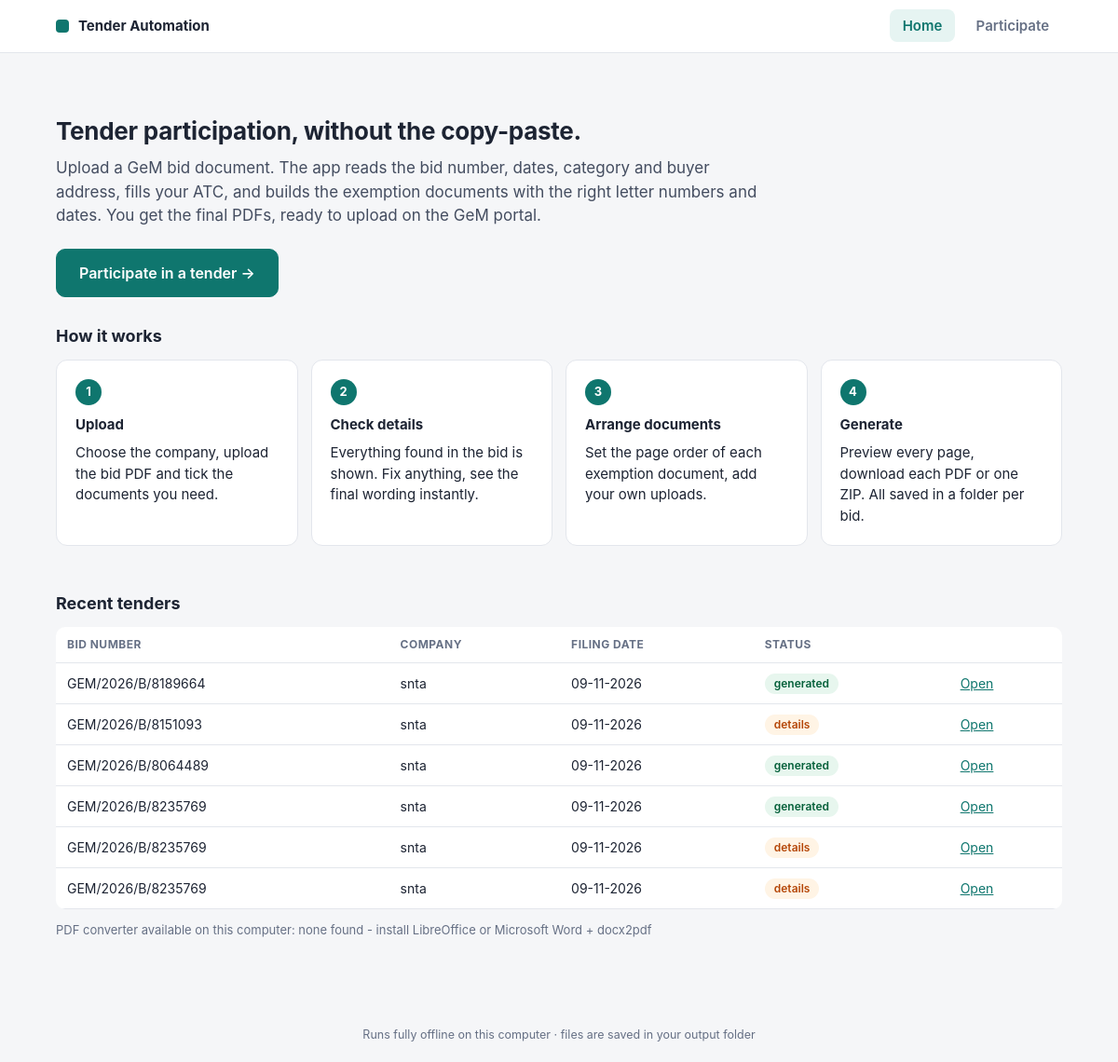
The page / on the database its author committed.
### tables this page shows
CREATE TABLE tenders (
        id INTEGER PRIMARY KEY AUTOINCREMENT,
        company TEXT, bid_number TEXT, filing_date TEXT,
        folder TEXT, status TEXT, created_at TEXT, updated_at TEXT);

### app/routes/home.py (the view)
@bp.route("/")
def index():
    return render_template("home.html", tenders=recent_tenders(), engines=available_engines())

### app/__init__.py (called while the page is built)
def create_app() -> Flask:
    app = Flask(__name__)
    app.config["SECRET_KEY"] = secrets.token_hex(16)        # only used for flash messages
    app.config["MAX_CONTENT_LENGTH"] = 200 * 1024 * 1024    # 200 MB per upload
    app.jinja_env.filters["dmy"] = lambda iso: fmt_dash(iso) if iso else "-"
    from .routes import bid, home, participate
    app.register_blueprint(home.bp)
    app.register_blueprint(participate.bp)
    app.register_blueprint(bid.bp)
    return app

### app/services/converter.py (called while the page is built, shortened)
def _find_soffice():
    for name in ("soffice", "libreoffice"):
        p = shutil.which(name)
        if p:
            return p
    for p in (r"C:\Program Files\LibreOffice\program\soffice.exe",
              r"C:\Program Files (x86)\LibreOffice\program\soffice.exe",
              "/Applications/LibreOffice.app/Contents/MacOS/soffice"):
        if os.path.exists(p):
            return p
    return None

def _word_com_available() -> bool:
    if sys.platform != "win32":
        return False

def _word_available() -> bool:
    if _word_com_available():
        return True
    try:
        import docx2pdf  # noqa: F401
        return sys.platform in ("win32", "darwin")
    except ImportError:
        return False

def available_engines() -> list:
    out = []
    if _word_available():
        out.append("word")
    if _find_soffice():
        out.append("libreoffice")
    return out

### app/services/normalizer.py (called while the page is built)
def fmt_dash(iso: str) -> str:
    return datetime.strptime(iso, "%Y-%m-%d").strftime("%d-%m-%Y") if iso else ""

### app/services/storage.py (called while the page is built)
def _db() -> sqlite3.Connection:
    DATA_DIR.mkdir(parents=True, exist_ok=True)
    con = sqlite3.connect(DB_FILE)
    con.row_factory = sqlite3.Row
    con.execute("""CREATE TABLE IF NOT EXISTS tenders (
        id INTEGER PRIMARY KEY AUTOINCREMENT,
        company TEXT, bid_number TEXT, filing_date TEXT,
        folder TEXT, status TEXT, created_at TEXT, updated_at TEXT)""")
    return con

def recent_tenders(limit: int = 15) -> list[dict]:
    with _db() as con:
        rows = con.execute("SELECT * FROM tenders ORDER BY id DESC LIMIT ?", (limit,)).fetchall()
    return [dict(r) for r in rows]

### app/templates/home.html
{% extends "base.html" %}
{% block content %}
<section class="hero">
  <h1>Tender participation, without the copy-paste.</h1>
  <p>Upload a GeM bid document. The app reads the bid number, dates, category and buyer address,
     fills your ATC, and builds the exemption documents with the right letter numbers and dates.
     You get the final PDFs, ready to upload on the GeM portal.</p>
  <a class="btn big" href="{{ url_for('participate.participate') }}">Participate in a tender →</a>
</section>
<section class="how">
  <h2>How it works</h2>
  <div class="grid4">
    <div class="card"><span class="num">1</span><h3>Upload</h3><p>Choose the company, upload the bid PDF and tick the documents you need.</p></div>
    <div class="card"><span class="num">2</span><h3>Check details</h3><p>Everything found in the bid is shown. Fix anything, see the final wording instantly.</p></div>
    <div class="card"><span class="num">3</span><h3>Arrange documents</h3><p>Set the page order of each exemption document, add your own uploads.</p></div>
    <div class="card"><span class="num">4</span><h3>Generate</h3><p>Preview every page, download each PDF or one ZIP. All saved in a folder per bid.</p></div>
  </div>
</section>
<section>
  <h2>Recent tenders</h2>
  {% if tenders %}
  <table class="table">
    <tr><th>Bid number</th><th>Company</th><th>Filing date</th><th>Status</th><th></th></tr>
    {% for r in tenders %}
    <tr>
      <td>{{ r.bid_number or '-' }}</td><td>{{ r.company }}</td><td>{{ r.filing_date | dmy }}</td>
      <td><span class="pill {{ r.status }}">{{ r.status }}</span></td>
      <td><a href="{{ url_for('bid.details', tid=r.id) }}">Open</a></td>
    </tr>
    {% endfor %}
  </table>
  {% else %}<p class="muted">No tenders yet. Start with “Participate”.</p>{% endif %}
  <p class="muted small">PDF converter available on this computer:
    {{ engines | join(', ') if engines else 'none found - install LibreOffice or Microsoft Word + docx2pdf' }}</p>
</section>
{% endblock %}

### app/templates/base.html (shortened to what this page needs)
<!doctype html>
<html lang="en">
<head>
  <link rel="stylesheet" href="{{ url_for('static', filename='style.css') }}">
</head>
<body>
  <header class="nav">
    <div class="nav-in">
      <a class="brand" href="{{ url_for('home.index') }}"><span class="dot"></span>Tender Automation</a>
      <nav>
        <a href="{{ url_for('home.index') }}" class="{{ 'on' if request.endpoint == 'home.index' }}">Home</a>
        <a href="{{ url_for('participate.participate') }}" class="{{ 'on' if request.endpoint == 'participate.participate' }}">Participate</a>
      </nav>
    </div>
  </header>
  <main class="wrap">
    {% block content %}{% endblock %}
  </main>
  <footer class="foot">Runs fully offline on this computer · files are saved in your output folder</footer>
</body>
</html>

### app/static/style.css (style rules this page uses)
:root { --bg: #f5f6f8; --card: #ffffff; --ink: #1d2433; --muted: #667085; --line: #e3e6ec; --accent: #0f766e; --accent-ink: #ffffff; --accent-soft: #e6f4f2; --warn: #b54708; --warn-bg: #fff4e5; --err: #b42318; --err-bg: #feeceb; --ok: #05603a; --ok-bg: #e7f6ee; --info-bg: #eef4ff; --info: #1d4ed8; --radius: 12px; }
* { box-sizing: border-box; }
body { margin: 0; background: var(--bg); color: var(--ink); line-height: 1.5; font-family: -apple-system, "Segoe UI", Roboto, "Helvetica Neue", Arial, sans-serif; font-size: 15px; }
a { color: var(--accent); }
h1 { font-size: 26px; margin: 0 0 8px; letter-spacing: -.01em; }
h2 { font-size: 18px; margin: 0 0 12px; }
h3 { font-size: 15px; margin: 18px 0 8px; }
.muted { color: var(--muted); }
.small { font-size: 13px; }
.nav { background: var(--card); border-bottom: 1px solid var(--line); position: sticky; top: 0; z-index: 5; }
.nav-in { max-width: 1120px; margin: 0 auto; padding: 0 20px; height: 56px; display: flex; align-items: center; justify-content: space-between; }
.brand { font-weight: 700; color: var(--ink); text-decoration: none; display: flex; align-items: center; gap: 10px; }
.dot { width: 14px; height: 14px; border-radius: 4px; background: var(--accent); display: inline-block; }
.nav nav a { color: var(--muted); text-decoration: none; padding: 8px 14px; border-radius: 8px; font-weight: 600; margin-left: 4px; }
.nav nav a.on { color: var(--accent); background: var(--accent-soft); }
.wrap { max-width: 1120px; margin: 0 auto; padding: 28px 20px 60px; }
.foot { text-align: center; color: var(--muted); font-size: 12.5px; padding: 20px; }
.hero { padding: 36px 0 28px; max-width: 760px; }
.hero p { font-size: 17px; color: #444d60; margin: 0 0 22px; }
.grid4 { display: grid; grid-template-columns: repeat(auto-fit, minmax(210px, 1fr)); gap: 14px; margin-bottom: 32px; }
.num { display: inline-grid; place-items: center; width: 28px; height: 28px; border-radius: 50%; background: var(--accent); color: #fff; font-weight: 700; font-size: 13px; }
.card .num + h3 { margin-top: 10px; }
.card p { margin: 6px 0 0; }
.card { background: var(--card); border: 1px solid var(--line); border-radius: var(--radius); padding: 20px; margin-bottom: 16px; }
.btn { display: inline-block; background: var(--accent); color: var(--accent-ink); border: 1px solid var(--accent); border-radius: 10px; padding: 10px 18px; font: inherit; font-weight: 600; cursor: pointer; text-decoration: none; }
.btn.big { padding: 13px 24px; font-size: 16px; }
.table { width: 100%; border-collapse: collapse; background: var(--card); border-radius: 10px; overflow: hidden; }
.table th, .table td { text-align: left; padding: 10px 12px; border-bottom: 1px solid var(--line); font-size: 14px; vertical-align: middle; }
.table th { color: var(--muted); font-size: 12px; text-transform: uppercase; letter-spacing: .04em; }
.pill { display: inline-block; padding: 2px 10px; border-radius: 99px; background: #eef0f4; color: var(--muted); font-size: 12px; font-weight: 600; }
.pill.generated { background: var(--ok-bg); color: var(--ok); }
.pill.details { background: var(--warn-bg); color: var(--warn); }

### rows shown on the page
tenders: bid_number "GEM/2026/B/8189664", company "snta", filing_date|dmy "09-11-2026", status "generated"
tenders: bid_number "GEM/2026/B/8151093", company "snta", filing_date|dmy "09-11-2026", status "details"
tenders: bid_number "GEM/2026/B/8064489", company "snta", filing_date|dmy "09-11-2026", status "generated"
tenders: bid_number "GEM/2026/B/8235769", company "snta", filing_date|dmy "09-11-2026", status "generated"
tenders: bid_number "GEM/2026/B/8235769", company "snta", filing_date|dmy "09-11-2026", status "details"
tenders: bid_number "GEM/2026/B/8235769", company "snta", filing_date|dmy "09-11-2026", status "details"
